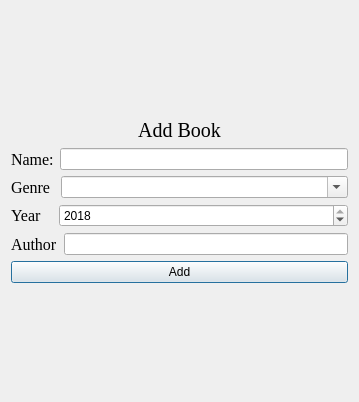
<?xml version="1.0" encoding="UTF-8"?>
<ui version="4.0">
 <class>Dialog</class>
 <widget class="QDialog" name="Dialog">
  <property name="geometry">
   <rect>
    <x>0</x>
    <y>0</y>
    <width>359</width>
    <height>402</height>
   </rect>
  </property>
  <property name="windowTitle">
   <string>Dialog</string>
  </property>
  <layout class="QGridLayout" name="gridLayout">
   <item row="0" column="0">
    <layout class="QVBoxLayout" name="addLayout">
     <property name="topMargin">
      <number>50</number>
     </property>
     <property name="bottomMargin">
      <number>50</number>
     </property>
     <item>
      <widget class="QLabel" name="label_Add">
       <property name="sizePolicy">
        <sizepolicy hsizetype="Preferred" vsizetype="Fixed">
         <horstretch>0</horstretch>
         <verstretch>0</verstretch>
        </sizepolicy>
       </property>
       <property name="font">
        <font>
         <family>Times New Roman</family>
         <pointsize>15</pointsize>
         <italic>false</italic>
         <strikeout>false</strikeout>
        </font>
       </property>
       <property name="text">
        <string>Add Book</string>
       </property>
       <property name="alignment">
        <set>Qt::AlignCenter</set>
       </property>
      </widget>
     </item>
     <item>
      <layout class="QHBoxLayout" name="nameLayout">
       <property name="spacing">
        <number>6</number>
       </property>
       <property name="topMargin">
        <number>0</number>
       </property>
       <item>
        <widget class="QLabel" name="label_bookName">
         <property name="font">
          <font>
           <family>Times New Roman</family>
           <pointsize>12</pointsize>
          </font>
         </property>
         <property name="text">
          <string>Name:</string>
         </property>
        </widget>
       </item>
       <item>
        <widget class="QLineEdit" name="nameInput"/>
       </item>
      </layout>
     </item>
     <item>
      <layout class="QHBoxLayout" name="genreLayout">
       <item>
        <widget class="QLabel" name="label_bookGenre">
         <property name="font">
          <font>
           <family>Times New Roman</family>
           <pointsize>12</pointsize>
          </font>
         </property>
         <property name="text">
          <string>Genre </string>
         </property>
        </widget>
       </item>
       <item>
        <widget class="QComboBox" name="genreInput">
         <property name="sizePolicy">
          <sizepolicy hsizetype="MinimumExpanding" vsizetype="Fixed">
           <horstretch>0</horstretch>
           <verstretch>0</verstretch>
          </sizepolicy>
         </property>
         <property name="editable">
          <bool>true</bool>
         </property>
        </widget>
       </item>
      </layout>
     </item>
     <item>
      <layout class="QHBoxLayout" name="yearLayout">
       <item>
        <widget class="QLabel" name="label_bookYear">
         <property name="sizePolicy">
          <sizepolicy hsizetype="Maximum" vsizetype="Preferred">
           <horstretch>0</horstretch>
           <verstretch>0</verstretch>
          </sizepolicy>
         </property>
         <property name="font">
          <font>
           <family>Times New Roman</family>
           <pointsize>12</pointsize>
          </font>
         </property>
         <property name="text">
          <string>Year   </string>
         </property>
        </widget>
       </item>
       <item>
        <widget class="QSpinBox" name="yearInput">
         <property name="sizePolicy">
          <sizepolicy hsizetype="Preferred" vsizetype="Fixed">
           <horstretch>0</horstretch>
           <verstretch>0</verstretch>
          </sizepolicy>
         </property>
         <property name="minimum">
          <number>1760</number>
         </property>
         <property name="maximum">
          <number>2018</number>
         </property>
         <property name="value">
          <number>2018</number>
         </property>
        </widget>
       </item>
      </layout>
     </item>
     <item>
      <layout class="QHBoxLayout" name="authorLayout">
       <item>
        <widget class="QLabel" name="label_Author">
         <property name="font">
          <font>
           <family>Times New Roman</family>
           <pointsize>12</pointsize>
          </font>
         </property>
         <property name="text">
          <string>Author</string>
         </property>
        </widget>
       </item>
       <item>
        <widget class="QLineEdit" name="authorInput"/>
       </item>
      </layout>
     </item>
     <item>
      <widget class="QPushButton" name="addButton">
       <property name="sizePolicy">
        <sizepolicy hsizetype="Preferred" vsizetype="Fixed">
         <horstretch>0</horstretch>
         <verstretch>0</verstretch>
        </sizepolicy>
       </property>
       <property name="text">
        <string>Add</string>
       </property>
      </widget>
     </item>
    </layout>
   </item>
  </layout>
 </widget>
 <resources/>
 <connections/>
</ui>
